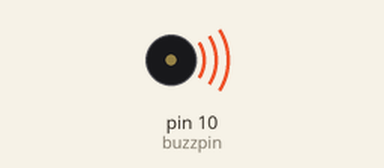
The sketch below on a simulated Arduino Uno, built with avr-gcc and run on an emulated ATmega328P. Shown: buzzer (waves = sounding).

Above: at 0.2 s.
Timing chart, 0 to 1.7 s (numbered marks = the images above):
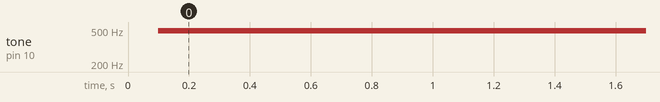

Measured:
- by itself, tone on pin 10 (buzzpin): silent → 490 Hz at 0.10 s

The sketch:

buzzer.ino
```cpp
int buzzpin=10;
void setup() {
  // put your setup code here, to run once:
  pinMode(buzzpin,OUTPUT);
}

void loop() {
  // put your main code here, to run repeatedly:
  for(int i=255;i>=0;i-=50)
  {
    analogWrite(buzzpin,i);
    delay(100);
  }
}
```
